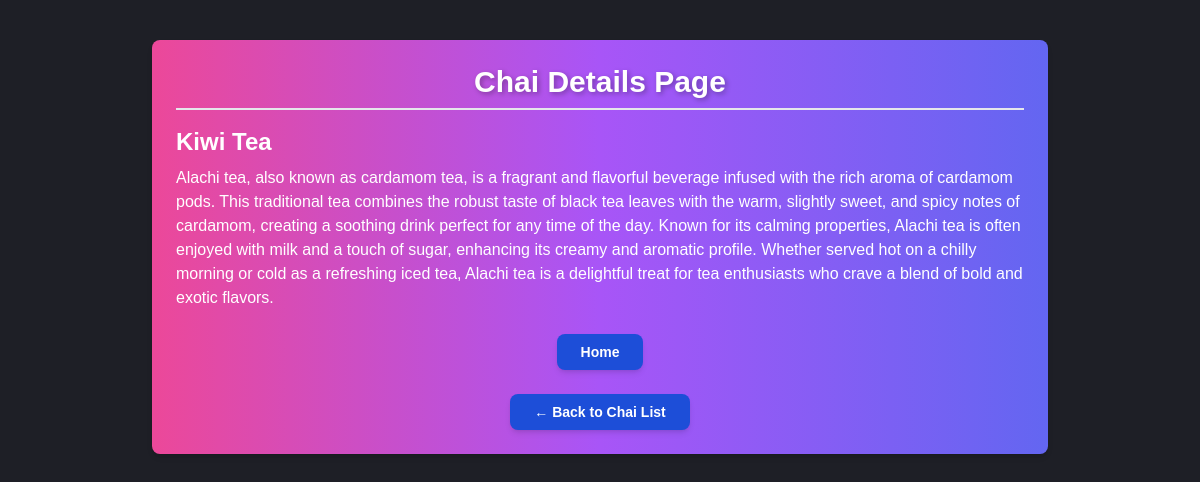
Before: /chai/4/ with the older database file.
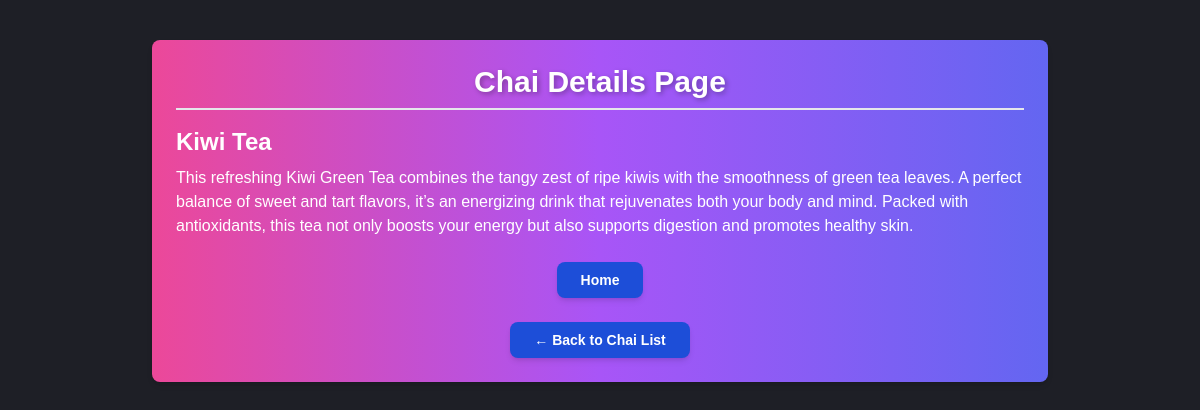
After: the same page with the newer database file.
### chai/models.py (models this page shows, shortened)
class ChaiVaraity(models.Model):
    CHAI_TYPE_CHOICE = [
        ('ML', 'MASALA'),
        ('GR', 'GINGER'),
        ('KL', 'KIWI'),
        ('PL', 'PLAIN'),
        ('EL', 'ELACHI'),
        ('GN', 'GREEN'),
        ('BL', 'BLACK'),
        ('WH', 'WHITE'),
        ('OG', 'OOLONG'),
        ('TI', 'TISANES'),
        ('RO', 'ROOIBOS'),
        ('MA', 'MATCHA'),
        ('PU', 'PU-ERH'),
        ('YE', 'YELLOW'),
    ]
    name = models.CharField(max_length=100)
    image = models.ImageField(upload_to='chais/')
    date_added = models.DateTimeField(default=timezone.now)
    type = models.CharField(max_length=2,choices=CHAI_TYPE_CHOICE)
    price = models.IntegerField(default=0)
    description = models.TextField(default='')

### chai/views.py (the view)
# urls.py: path('<int:chai_id>/',views.chai_details,name='Chai_details'),
def chai_details(request, chai_id):
    chai = get_object_or_404(ChaiVaraity, pk=chai_id)
    return render(request, 'chai/chai_detail.html', {'chai': chai})

### chai/templates/chai/chai_detail.html (shortened to what this page needs)
{% extends "layout.html" %}
{% block content %}
<div class="max-w-4xl mx-auto mt-10 p-6 bg-gradient-to-r from-pink-500 via-purple-500 to-indigo-500 rounded-lg shadow-md">
    <h1 class="text-3xl font-bold text-center text-white mb-4 border-b-2 pb-2">Chai Details Page</h1>
    <div class="">
        <h3 class="text-2xl font-semibold text-white mt-4">{{ chai.name }}</h3>
        <p class="mt-2 text-white text-base">{{ chai.description }}</p>
    </div>
    <div class="mt-6 flex justify-center">
        <a href="{% url 'Home' %}"
        class="px-6 py-2 bg-blue-700 text-white font-semibold text-sm rounded-lg shadow-md hover:bg-yellow-400 transition-all duration-300">
           Home
        </a>
    </div>
    <div class="mt-6 flex justify-center">
        <a href="/chai/"
           class="px-6 py-2 bg-blue-700 text-white font-semibold text-sm rounded-lg shadow-md hover:bg-yellow-400 transition-all duration-300">
           ← Back to Chai List
        </a>
    </div>
</div>
{% endblock %}

### templates/layout.html (shortened to what this page needs)
{% load static tailwind_tags %}
{% load static %}
<!DOCTYPE html>
<html lang="en">
<head>
    <link rel="stylesheet" href="{% static 'style.css' %}">
    {% tailwind_css %}
</head>
<body>
    {% block content %}{% endblock %}
</body>
</html>

### static/style.css (style rules this page uses)
body { background-color: #1e1f26; color: #f5f5f5; font-family: 'Arial', sans-serif; margin: 0; padding: 0; line-height: 1.6; }
h1 { text-align: center; font-size: 2.5em; color: #ff6f61; text-shadow: 2px 2px 5px rgba(0, 0, 0, 0.3); }

Changed rows visible on the page:
changed ChaiVaraity "Kiwi Tea": description "Alachi tea, also known as cardamom tea, is a fragrant and flavorful beverage infused with the rich aroma of cardamom pods. This traditional tea combines the robust taste of black tea leaves with the warm, slightly sweet, and spicy notes of cardamom, creating a soothing drink perfect for any time of the day. Known for its calming properties, Alachi tea is often enjoyed with milk and a touch of sugar, enhancing its creamy and aromatic profile. Whether served hot on a chilly morning or cold as a refreshing iced tea, Alachi tea is a delightful treat for tea enthusiasts who crave a blend of bold and exotic flavors." → "This refreshing Kiwi Green Tea combines the tangy zest of ripe kiwis with the smoothness of green tea leaves. A perfect balance of sweet and tart flavors, it’s an energizing drink that rejuvenates both your body and mind. Packed with antioxidants, this tea not only boosts your energy but also supports digestion and promotes healthy skin."
